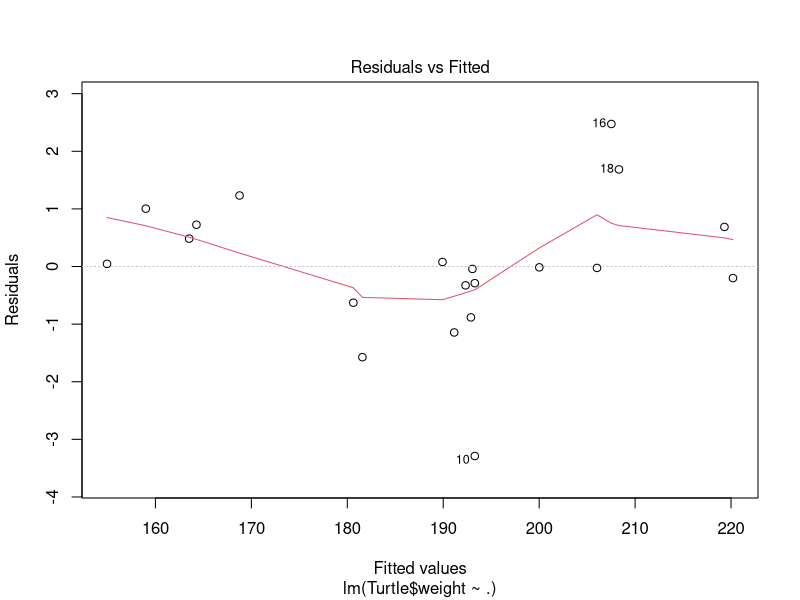
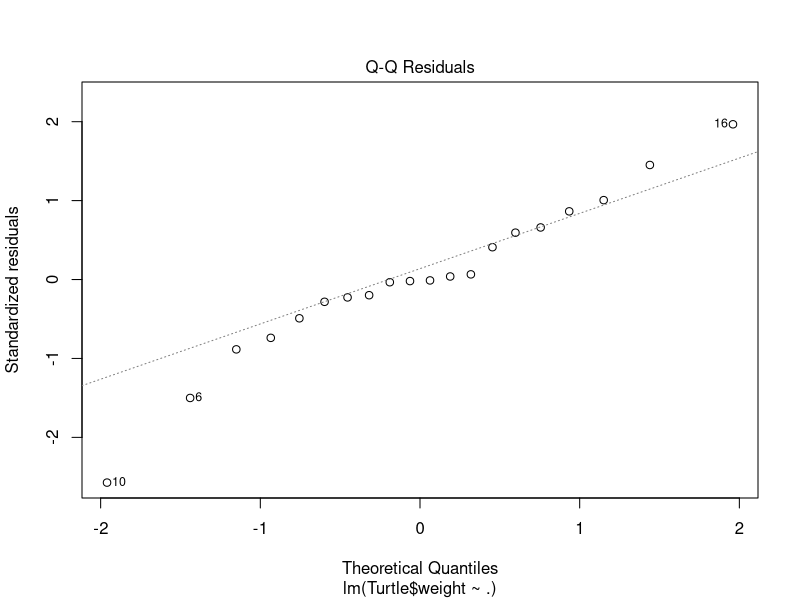
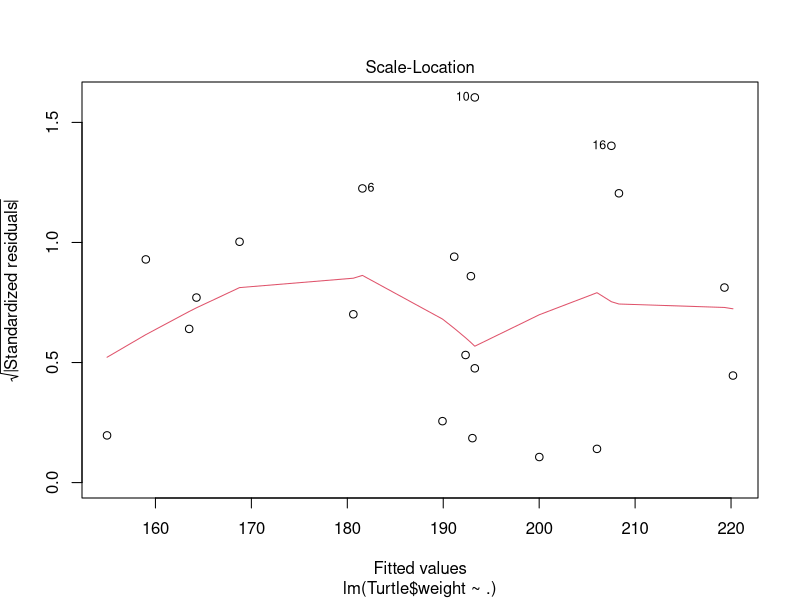
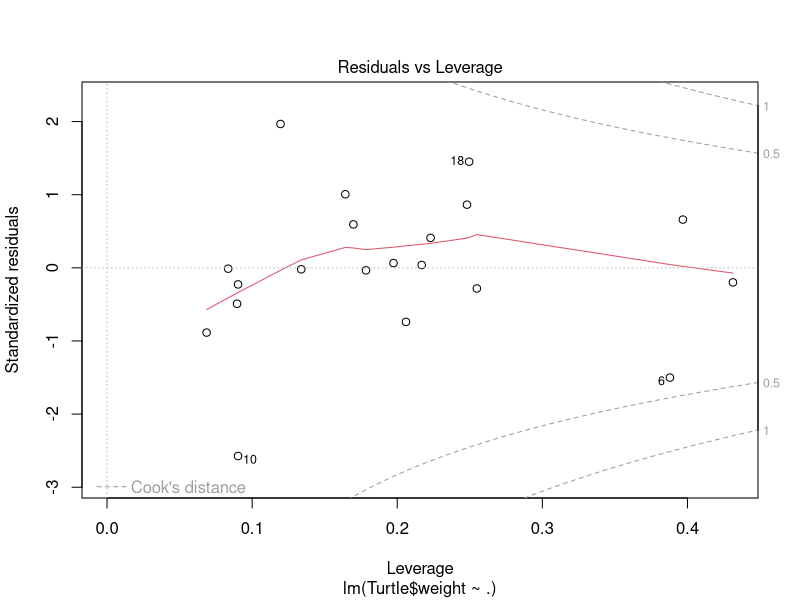

The R source for these figures, in order:
## ---- chunk 1
Turtle <- read.csv("Turtle.csv", sep= ";", header = TRUE )
Turtle
## ---- chunk 2
shapiro.test(Turtle$length)
shapiro.test(Turtle$width)
shapiro.test(Turtle$height)
shapiro.test(Turtle$weight)
## ---- chunk 3
cor(Turtle)
## ---- chunk 4
lm.p<-lm(Turtle$weight~., data = Turtle)
summary(lm.p)
## ---- chunk 5
plot(lm.p)
